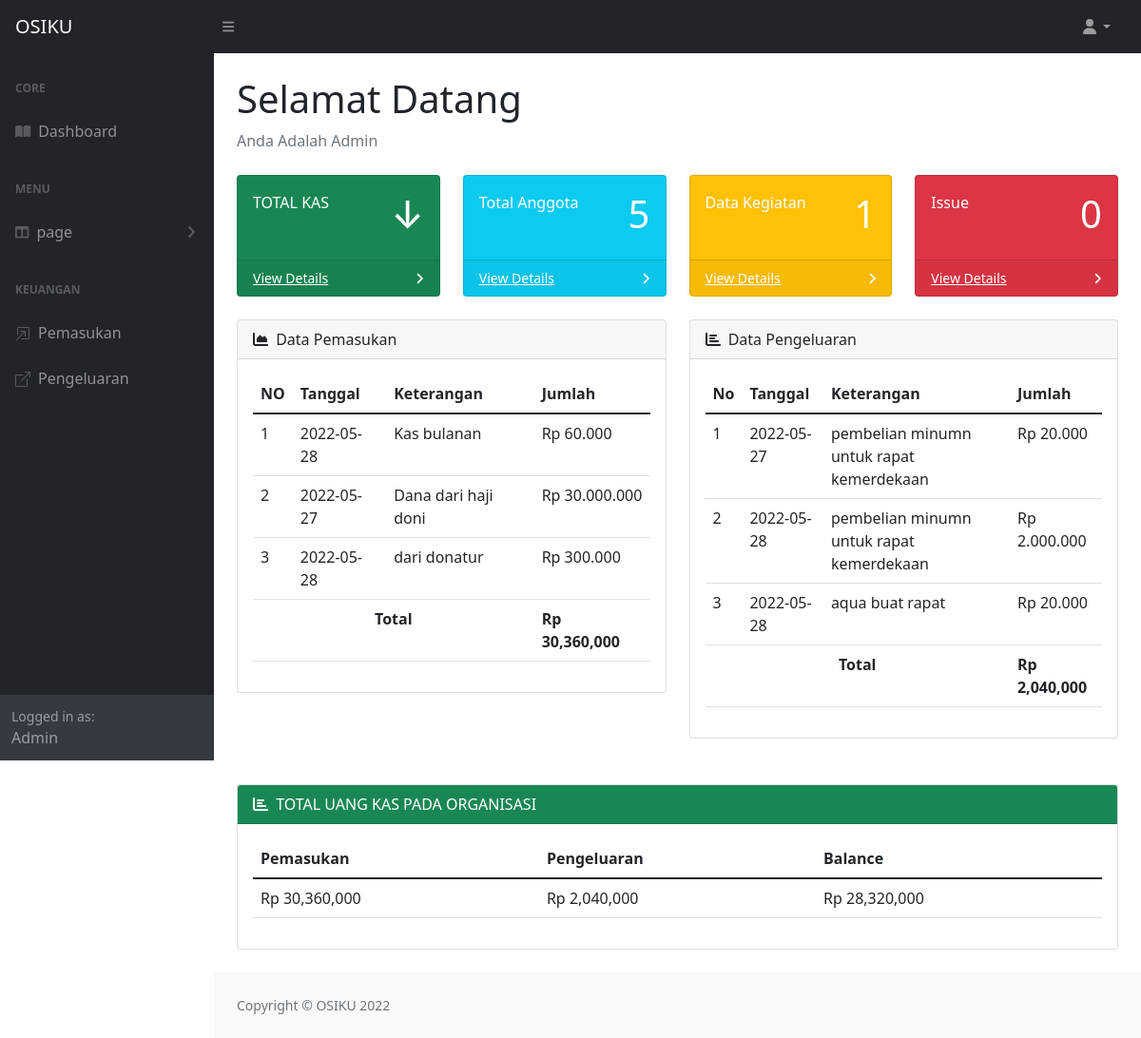
The page /view/admin/admin.php (signed in) on the database its author committed.
### tables this page shows
CREATE TABLE `pemasukan` (
  `id_pemasukan` int(11) NOT NULL,
  `tanggal` date NOT NULL,
  `keterangan` varchar(100) NOT NULL,
  `jumlah` int(20) NOT NULL
);

CREATE TABLE `pengeluaran` (
  `id_pengeluaran` int(11) NOT NULL,
  `tanggal` date NOT NULL,
  `keterangan` varchar(100) NOT NULL,
  `jumlah` int(11) NOT NULL
);

### view/admin/admin.php (the view, shortened to what this page needs)
<?php
include "../../config/koneksi.php"
?>
<!DOCTYPE html>
<html lang="en">
    <head>
        <link href="https://cdn.jsdelivr.net/npm/simple-datatables@latest/dist/style.css" rel="stylesheet" />
        <link href="../../css/styles.css" rel="stylesheet" />
    </head>
    <body class="sb-nav-fixed">
        <nav class="sb-topnav navbar navbar-expand navbar-dark bg-dark">
            <a class="navbar-brand ps-3" href="admin.php">OSIKU</a>
            <button class="btn btn-link btn-sm order-1 order-lg-0 me-4 me-lg-0" id="sidebarToggle" href="#!"><i class="fas fa-bars"></i></button>
            <ul class="navbar-nav ms-auto ms-md-0 me-3 me-lg-4">
                <li class="nav-item dropdown">
                    <a class="nav-link dropdown-toggle" id="navbarDropdown" href="#" role="button" data-bs-toggle="dropdown" aria-expanded="false"><i class="fas fa-user fa-fw"></i></a>
                </li>
            </ul>
        </nav>
        <div id="layoutSidenav">
            <div id="layoutSidenav_nav">
                <nav class="sb-sidenav accordion sb-sidenav-dark" id="sidenavAccordion">
                    <div class="sb-sidenav-menu">
                        <div class="nav">
                            <div class="sb-sidenav-menu-heading">Core</div>
                                <a class="nav-link" href="admin.php">
                                    <div class="sb-nav-link-icon"><i class="fas fa-book-open"></i></div>
                                    Dashboard
                                </a>
                            <div class="sb-sidenav-menu-heading">Menu</div>
                                <a class="nav-link collapsed" href="#" data-bs-toggle="collapse" data-bs-target="#collapseLayouts" aria-expanded="false" aria-controls="collapseLayouts">
                                    <div class="sb-nav-link-icon"><i class="fas fa-columns"></i></div>
                                    page
                                    <div class="sb-sidenav-collapse-arrow"><i class="fas fa-angle-down"></i></div>
                                </a>
                            <div class="sb-sidenav-menu-heading">Keuangan</div>
                                <a class="nav-link" href="keuangan/masuk/pemasukan.php">
                                    <div class="sb-nav-link-icon"></div>
                                    Pemasukan
                                </a>
                                <a class="nav-link" href="keuangan/keluar/pengeluaran.php">
                                    <div class="sb-nav-link-icon"></div>
                                    Pengeluaran
                                </a>
                        </div>
                    </div>
                    <div class="sb-sidenav-footer">
                        <div class="small">Logged in as:</div>
                        <?php echo $_SESSION['level']; ?>
                    </div>
                </nav>
            </div>
            <div id="layoutSidenav_content">
                <main>
                    <div class="container-fluid px-4">
                        <h1 class="mt-4">Selamat Datang
                        </h1>
                        <ol class="breadcrumb mb-4">
                            <li class="breadcrumb-item active">Anda Adalah <?php echo $_SESSION['level']; ?></li>
                        </ol>
                        <div class="row">
                            <div class="col-xl-3 col-md-6">
                                <div class="card bg-success text-white mb-4">
                                    <div class="card-body">TOTAL KAS <h1 class="float-end">↓</h1>
                                    </div>
                                    <div class="card-footer d-flex align-items-center justify-content-between">
                                        <a class="small text-white stretched-link" href="#totalkas">View Details</a>
                                        <div class="small text-white"><i class="fas fa-angle-right"></i></div>
                                    </div>
                                </div>
                            </div>
                            <div class="col-xl-3 col-md-6">
                                <div class="card bg-info text-white mb-4">
                                    <div class="card-body">Total Anggota
                                        <div class="float-end"><h1><?php
                                        $agt = mysqli_query($koneksi, "SELECT * FROM anggota");
                                        $count1 = mysqli_num_rows($agt);
                                        echo $count1;
                                        ?></h1>
                                        </div>
                                    </div>
                                    <div class="card-footer d-flex align-items-center justify-content-between">
                                        <a class="small text-white stretched-link" href="anggota/data_anggota.php">View Details</a>
                                        <div class="small text-white"><i class="fas fa-angle-right"></i></div>
                                    </div>
                                </div>
                            </div>
                            <div class="col-xl-3 col-md-6">
                                <div class="card bg-warning text-white mb-4">
                                    <div class="card-body">Data Kegiatan
                                    <div class="float-end"><h1><?php
                                        $agt = mysqli_query($koneksi, "SELECT * FROM kegiatan");
                                        $count1 = mysqli_num_rows($agt);
                                        echo $count1;
                                        ?></h1>
                                        </div>
                                    </div>
                                    <div class="card-footer d-flex align-items-center justify-content-between">
                                        <a class="small text-white stretched-link" href="kegiatan/data_kegiatan.php">View Details</a>
                                        <div class="small text-white"><i class="fas fa-angle-right"></i></div>
                                    </div>
                                </div>
                            </div>
                            <div class="col-xl-3 col-md-6">
                                <div class="card bg-danger text-white mb-4">
                                    <div class="card-body">Issue
                                    <div class="float-end"><h1><?php
                                        $agt = mysqli_query($koneksi, "SELECT * FROM usul");
                                        $count1 = mysqli_num_rows($agt);
                                        echo $count1;
                                        ?></h1>
                                        </div>
                                    </div>
                                    <div class="card-footer d-flex align-items-center justify-content-between">
                                        <a class="small text-white stretched-link" href="usulan/data_usulan.php">View Details</a>
                                        <div class="small text-white"><i class="fas fa-angle-right"></i></div>
                                    </div>
                                </div>
                            </div>
                        </div>
                        <div class="row">
                            <div class="col-xl-6">
                                <div class="card mb-4">
                                    <div class="card-header">
                                        <i class="fas fa-chart-area me-1"></i>
                                        Data Pemasukan
                                    </div>
                                    <div class="card-body">
                                        <table class="table">
                                            <thead>
                                                <tr>
                                                <th scope="col">NO</th>
                                                <th scope="col">Tanggal</th>
                                                <th scope="col">Keterangan</th>
                                                <th scope="col">Jumlah</th>
                                                </tr>
                                            </thead>
                                            <tbody>
                                            <?php
                                            $no=0;
                                            $query=mysqli_query($koneksi, " SELECT * FROM pemasukan");
                                            $total= 0;
                                            while($row=mysqli_fetch_assoc($query)){
                                                $total += $row['jumlah'];
                                                $no++;
                                                ?>
                                                <tr>
                                                    <td><?php echo $no ?></td>
                                                    <td><?php echo $row['tanggal'] ?></td>
                                                    <td><?php echo $row['keterangan'] ?></td>
                                                    <td><?php echo "Rp ". number_format($row['jumlah'], 0, '.','.') ?></td>
                                                </tr>
                                            <?php
                                            }
                                            ?>
                                                <tr>
                                                    <th colspan="3" class="text-center">Total</th>
                                                    <th colspan=""><?php echo "Rp ". number_format($total)?></th>
                                                </tr>
                                            </tbody>
                                        </table>
                                    </div>
                                </div>
                            </div>
                            <div class="col-xl-6">
                                <div class="card mb-4">
                                    <div class="card-header">
                                        <i class="fas fa-chart-bar me-1"></i>
                                        Data Pengeluaran
                                    </div>
                                    <div class="card-body">
                                        <table class="table">
                                            <thead>
                                                <tr>
                                                <th scope="col">No</th>
                                                <th scope="col">Tanggal</th>
                                                <th scope="col">Keterangan</th>
                                                <th scope="col">Jumlah</th>
                                                </tr>
                                            </thead>
                                            <tbody>
                                            <?php
                                            $no=0;
                                            $query=mysqli_query($koneksi, " SELECT * FROM pengeluaran");
                                            $total1= 0;
                                            while($row=mysqli_fetch_assoc($query)){
                                                $total1 += $row['jumlah'];
                                                $no++;
                                                ?>
                                                <tr>
                                                    <td><?php echo $no ?></td>
                                                    <td><?php echo $row['tanggal'] ?></td>
                                                    <td><?php echo $row['keterangan'] ?></td>
                                                    <td><?php echo "Rp ". number_format($row['jumlah'], 0, '.','.') ?></td>
                                                </tr>
                                            <?php
                                            }
                                            ?>
                                                <tr>
                                                    <th colspan="3" class="text-center">Total</th>
                                                    <th colspan=""><?php echo "Rp ". number_format($total1)?></th>
                                                </tr>
                                            </tbody>
                                        </table>
                                    </div>
                                </div>
                            </div>
                        </div>
                        <div class="row" id="totalkas">
                            <div class="col mt-4">
                                <div class="card mb-4">
                                    <div class="card-header bg-success text-white">
                                        <i class="fas fa-chart-bar me-1"></i>
                                        TOTAL UANG KAS PADA ORGANISASI
                                    </div>
                                    <div class="card-body">
                                        <table class="table">
                                            <thead>
                                                <tr>
                                                <th scope="col">Pemasukan</th>
                                                <th scope="col">Pengeluaran</th>
                                                <th scope="col" >Balance</th>
                                                </tr>
                                            </thead>
                                            <tbody>
                                                <tr>
                                                    <td><?php echo "Rp ". number_format($total) ?>  </td>
                                                    <td><?php echo "Rp ". number_format($total1) ?></td>
                                                    <td class="">
                                                        <?php  echo "Rp ". number_format($total-=$total1) ?>
                                                    </td>
                                                </tr>
                                            </tbody>
                                        </table>
                                    </div>
                                </div>
                            </div>
                        </div>
                    </div>
                </main>
                <footer class="py-4 bg-light mt-auto">
                    <div class="container-fluid px-4">
                        <div class="d-flex align-items-center justify-content-between small">
                            <div class="text-muted">Copyright &copy; OSIKU 2022</div>
                        </div>
                    </div>
                </footer>
            </div>
        </div>
    </body>
</html>

### rows shown on the page
pemasukan: tanggal "2022-05-28", keterangan "Kas bulanan", jumlah "60.000"
pemasukan: tanggal "2022-05-27", keterangan "Dana dari haji doni", jumlah "30.000.000"
pemasukan: tanggal "2022-05-28", keterangan "dari donatur", jumlah "300.000"
pengeluaran: tanggal "2022-05-27", keterangan "pembelian minumn untuk rapat kemerdekaan", jumlah "20.000"
pengeluaran: tanggal "2022-05-28", keterangan "pembelian minumn untuk rapat kemerdekaan", jumlah "2.000.000"
pengeluaran: tanggal "2022-05-28", keterangan "aqua buat rapat", jumlah "20.000"

### other values the page prints
$_SESSION['level'] "Admin"
$count1 "5"
$count1 "1"
$count1 "0"
$total "30,360,000"
$total1 "2,040,000"
$total-=$total1 "28,320,000"
